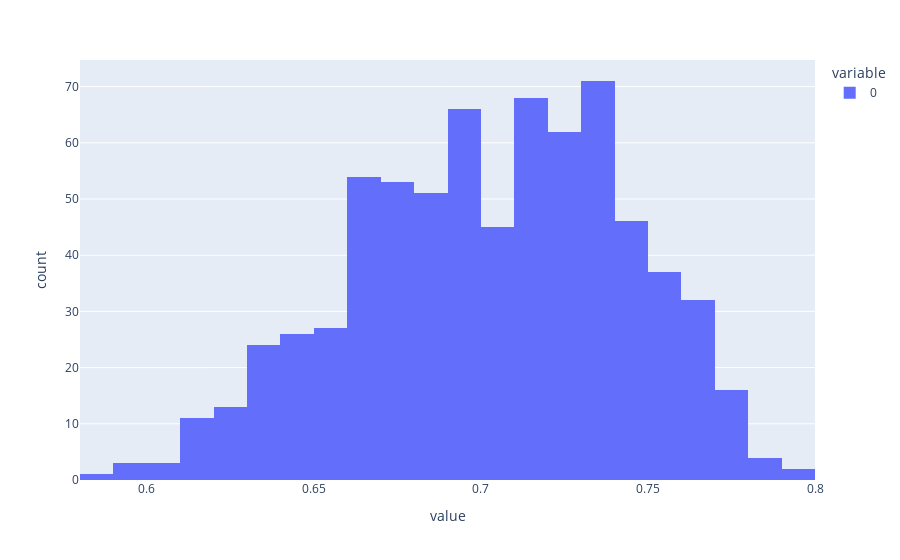

Write notebook code for a chart like this one.
### Code cell
histo = px.histogram(sample)
histo.show()

### Figure 1 — Plotly figure (JSON) as saved in the notebook; plotly's stock layout.template omitted (floating-point values rounded to 4 significant figures; data arrays with more than 128 entries replaced by an {"elided": "..."} marker saying what was removed)
{"data": [{"alignmentgroup": "True", "bingroup": "x", "hovertemplate": "variable=0<br>value=%{x}<br>count=%{y}<extra></extra>", "legendgroup": "0", "marker": {"color": "#636efa", "pattern": {"shape": ""}}, "name": "0", "offsetgroup": "0", "orientation": "v", "showlegend": true, "type": "histogram", "x": {"elided": "715 float values"}, "xaxis": "x", "yaxis": "y"}], "layout": {"autosize": true, "barmode": "relative", "legend": {"title": {"text": "variable"}, "tracegroupgap": 0}, "margin": {"t": 60}, "xaxis": {"anchor": "y", "autorange": true, "domain": [0, 1], "range": [0.58, 0.8], "title": {"text": "value"}, "type": "linear"}, "yaxis": {"anchor": "x", "autorange": true, "domain": [0, 1], "range": [0, 74.74], "title": {"text": "count"}}}}
